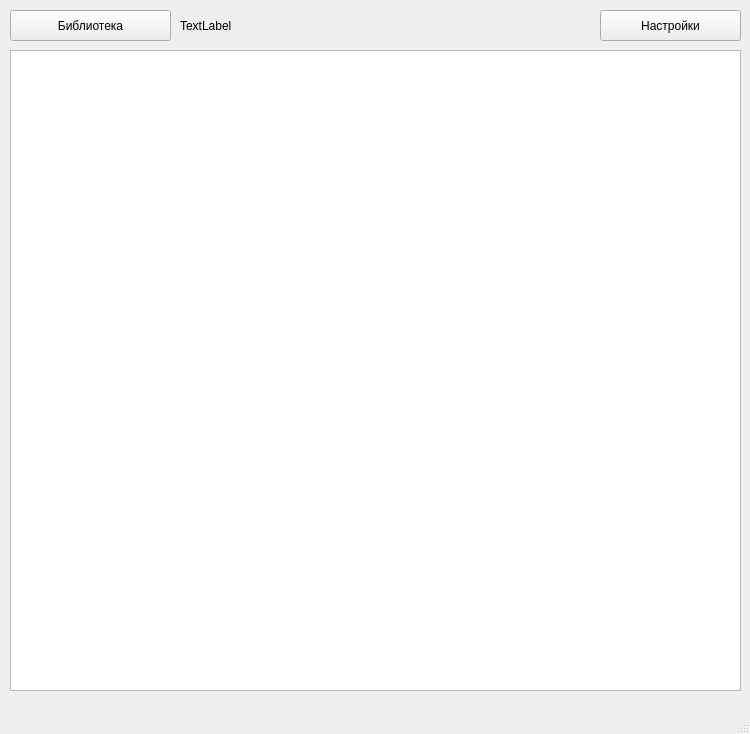
<?xml version="1.0" encoding="UTF-8"?>
<ui version="4.0">
 <class>MainWindow</class>
 <widget class="QMainWindow" name="MainWindow">
  <property name="geometry">
   <rect>
    <x>0</x>
    <y>0</y>
    <width>750</width>
    <height>734</height>
   </rect>
  </property>
  <property name="windowTitle">
   <string>MainWindow</string>
  </property>
  <widget class="QWidget" name="centralwidget">
   <widget class="QPushButton" name="libs_btn">
    <property name="geometry">
     <rect>
      <x>10</x>
      <y>10</y>
      <width>161</width>
      <height>31</height>
     </rect>
    </property>
    <property name="text">
     <string>Библиотека</string>
    </property>
   </widget>
   <widget class="QPushButton" name="settings_btn">
    <property name="geometry">
     <rect>
      <x>600</x>
      <y>10</y>
      <width>141</width>
      <height>31</height>
     </rect>
    </property>
    <property name="text">
     <string>Настройки</string>
    </property>
   </widget>
   <widget class="QTextEdit" name="textEdit">
    <property name="geometry">
     <rect>
      <x>10</x>
      <y>50</y>
      <width>731</width>
      <height>641</height>
     </rect>
    </property>
   </widget>
   <widget class="QLabel" name="label">
    <property name="geometry">
     <rect>
      <x>180</x>
      <y>10</y>
      <width>411</width>
      <height>31</height>
     </rect>
    </property>
    <property name="text">
     <string>TextLabel</string>
    </property>
   </widget>
  </widget>
  <widget class="QMenuBar" name="menubar">
   <property name="geometry">
    <rect>
     <x>0</x>
     <y>0</y>
     <width>750</width>
     <height>22</height>
    </rect>
   </property>
  </widget>
  <widget class="QStatusBar" name="statusbar"/>
 </widget>
 <resources/>
 <connections/>
</ui>
